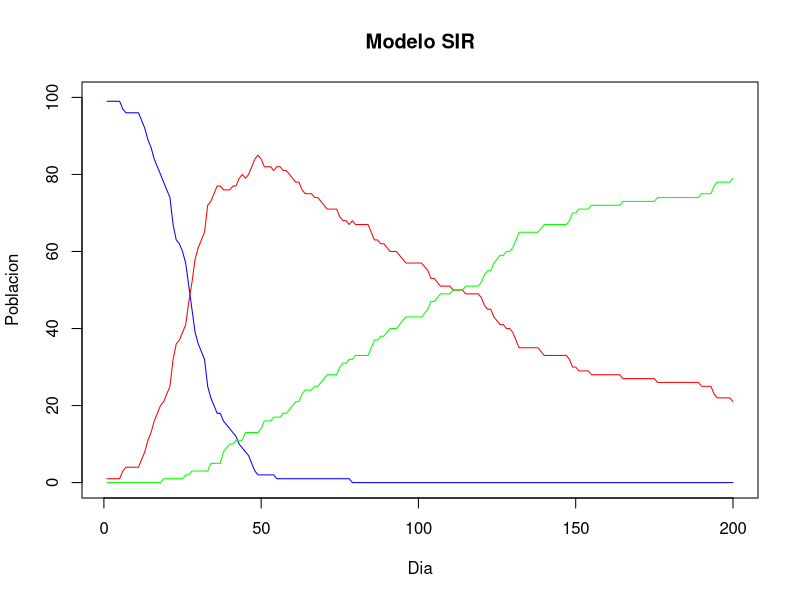

This chart was generated by the following R code:
t <- 1:200 # Cambiar el tiempo a 365 dias empezando desde 1 de enero.
N <- 100 # Mas personas? 1000? 2000? 10000?
S <- rep(0, 200)  # Actualizar los dias para cada uno de SIR.
I <- rep(0, 200) 
R <- rep(0, 200) 

pI <- 0.3 # Variable aleatoria usando runif(i) para cada dia que pasa, cambiando la proobabilidad ed infeccion.
pR <- 0.01 # Saber si estaba bien antes e enfermarse o no etc.
pC <- 0.5 # Aqui esta establecido que AL MENOS la mitas de los INFECTADOS no los SUCEPTIBLES usan cubrebocas.

# Que pasa si los hospitales estan llenos?
# El primer dia no debe de haber los tres. 
# Debemos de cambiar las probabilidades conforme avanza el tiempo.
# Probabilidad condicional?
# pD <- 0.001 # Enfermedades graves antes de morir
# pV <- 0.02 # Probabilidad de que este vacunado
# pF <- 0.0001 # Dias festivos
# pHB <- 0.00001 # Probabilidad de cumpleanos con fiesta, sin subestimar los eventos.
# pvivienda <- 0# Promedio de personas que viven en cada casa 3.6 en mexico a comparacion de estados unidos 2.5. 
# Mundial?
# psecotrinformal <- 0#  Personas que trabajan en el mercado etc. Trabajadores que dependen del dia a dia. 
# Susptibilidad por edades. 
# Fuma o no.
# Clima.
# Densidad poblacional
# Region.
# Como cambias la probabilidad de ser infectado respecto al tiempo?
# Como cambias la probabilidad de recuperarte estando vacunado o no?

I[1] <- 1             
R[1] <- 0              
S[1] <- N - I[1] - R[1] 


for (day in 2:200) {
  face_mask <- rbinom(1, S[day - 1], pC)
  
  if (S[day - 1] > 0) {
    effective_pI <- pI * (1 - face_mask / S[day - 1])
  } else {
    effective_pI <- 0
  }

  new_infected <- rbinom(1, S[day - 1], effective_pI * I[day - 1] / N)
  new_recovered <- rbinom(1, I[day - 1], pR)
  
  S[day] <- S[day - 1] - new_infected
  I[day] <- I[day - 1] + new_infected - new_recovered
  R[day] <- R[day - 1] + new_recovered
}

data.frame(Dia = t, Susceptibles = S, Infectados = I, Recuperados = R)

# Sacar una grafica para cada uno ademas de la combinada.
# Sacar una tabla para observar el comportamiento.

plot(t, S, type = "l", col = "blue", ylim = c(0, N), xlab = "Dia", ylab = "Poblacion", main = "Modelo SIR")
lines(t, I, col = "red")
lines(t, R, col = "green")